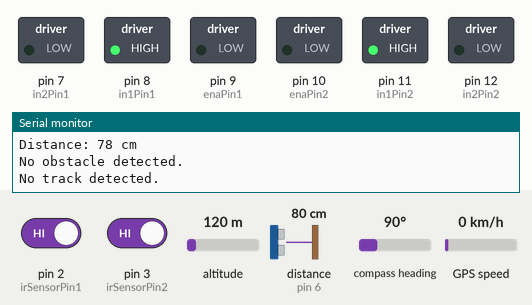
Simulated run of this sketch. Board: Arduino Uno, built with avr-gcc and run on an emulated ATmega328P. On the bench: switched loads named in the sketch (green lamp = pin HIGH), the last lines printed to the serial monitor. Wiring (inferred from the names in the program): ultrasonic range finder: trigger pin 13; echo pin 6. Inputs (shaded band) come from the test bench; at power-on: distance to the obstacle (sensor on pin 6) 80 cm, pin 2 (irSensorPin1) HIGH, pin 3 (irSensorPin2) HIGH, altitude 120 m, compass heading 90°, GPS speed 0 km/h. The echo pulse lasts 58.3 µs per cm; the GPS gets a fix after 3 s at 37.7749, -122.4194 with 8 satellites; pins used as bus, display or sensor lines are not drawn.

Above: at 18.0 s.
18.1 s: distance to the obstacle (sensor on pin 6) set to 2 cm
At 20.3 s:
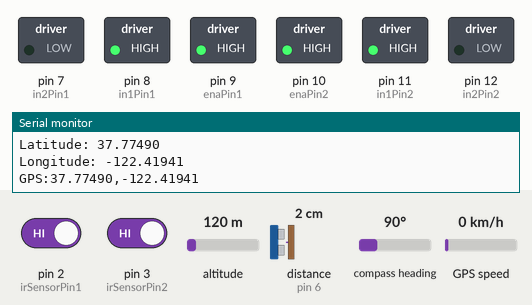
33.9 s: pin 2 (irSensorPin1) driven LOW
Timing chart, 0 to 43.7 s (numbered marks = the images above; inputs shaded):
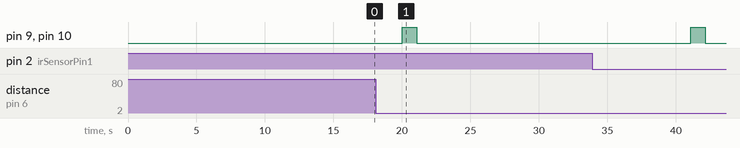

The sketch:

ESP32_MAIL.ino
```cpp
#include <TinyGPS++.h>
#include <SoftwareSerial.h>

// Motor driver pins for Motor 1
const int enaPin1 = 9;
const int in1Pin1 = 8;
const int in2Pin1 = 7;

// Motor driver pins for Motor 2
const int enaPin2 = 10;
const int in1Pin2 = 11;
const int in2Pin2 = 12;

// Ultrasonic sensor pins
const int trigPin = 13;
const int echoPin = 6;

// IR sensor pins
const int irSensorPin1 = 2;
const int irSensorPin2 = 3;

// GPS pins
const int esp32RxPin = 4; // RX pin of ESP32 connected to pin 4 of Arduino
const int esp32TxPin = 5; // TX pin of ESP32 connected to pin 5 of Arduino

TinyGPSPlus gps;
SoftwareSerial esp32Serial(esp32RxPin, esp32TxPin); // RX, TX pins for the ESP32 device

long duration;
int distance;

bool obstacleDetected = false;

void setup() {
  Serial.begin(9600);
  esp32Serial.begin(9600);

  pinMode(enaPin1, OUTPUT);
  pinMode(in1Pin1, OUTPUT);
  pinMode(in2Pin1, OUTPUT);
  pinMode(enaPin2, OUTPUT);
  pinMode(in1Pin2, OUTPUT);
  pinMode(in2Pin2, OUTPUT);
  pinMode(trigPin, OUTPUT);
  pinMode(echoPin, INPUT);
  pinMode(irSensorPin1, INPUT);
  pinMode(irSensorPin2, INPUT);

  // Start both motors in forward motion
  startMotor(enaPin1, in1Pin1, in2Pin1);
  startMotor(enaPin2, in1Pin2, in2Pin2);
}

void loop() {
  // Trigger ultrasonic sensor
  digitalWrite(trigPin, LOW);
  delayMicroseconds(2);
  digitalWrite(trigPin, HIGH);
  delayMicroseconds(10);
  digitalWrite(trigPin, LOW);

  // Measure duration of the pulse
  duration = pulseIn(echoPin, HIGH);

  // Calculate distance in centimeters
  distance = (duration * 0.034) / 2;

  // Print distance
  Serial.print("Distance: ");
  Serial.print(distance);
  Serial.println(" cm");

  // Check for obstacle using ultrasonic sensor
  if (distance < 20) { // Adjust this threshold according to your requirement
    Serial.println("Obstacle detected!");
    // Stop both motors
    stopMotor(enaPin1);
    stopMotor(enaPin2);
    obstacleDetected = true;
  } else {
    Serial.println("No obstacle detected.");
    if (obstacleDetected) {
      // Wait for a minute
      delay(20000);
      // Resume forward motion for both motors
      startMotor(enaPin1, in1Pin1, in2Pin1);
      startMotor(enaPin2, in1Pin2, in2Pin2);
      obstacleDetected = false;
    }
  }

  // Read digital input from IR sensors
  int irSensorState1 = digitalRead(irSensorPin1);
  int irSensorState2 = digitalRead(irSensorPin2);

  // Check for track using IR sensors
  if (irSensorState1 == LOW || irSensorState2 == LOW) {
    Serial.println("Track detected!");
    // Motors are already running in forward motion, no need to do anything
  } else {
    Serial.println("No track detected.");
    // Stop both motors
    stopMotor(enaPin1);
    stopMotor(enaPin2);
    // Wait for a minute
    delay(20000);
    // Resume forward motion for both motors
    startMotor(enaPin1, in1Pin1, in2Pin1);
    startMotor(enaPin2, in1Pin2, in2Pin2);
  }

  // GPS reading
  float latitude = 0.0;
  float longitude = 0.0;
  while (esp32Serial.available() > 0) {
    if (gps.encode(esp32Serial.read())) {
      if (gps.location.isValid()) {
        latitude = gps.location.lat();
        longitude = gps.location.lng();
        Serial.print("Latitude: ");
        Serial.println(latitude, 5);
        Serial.print("Longitude: ");
        Serial.println(longitude, 5);
      }
    }
  }

  // Send GPS data to ESP32 through serial communication
  Serial.print("GPS:");
  Serial.print(latitude, 5);
  Serial.print(",");
  Serial.println(longitude, 5);

  delay(1000); // Delay between measurements
}

void startMotor(int enaPin, int in1Pin, int in2Pin) {
  // Set motor direction for forward motion
  digitalWrite(in1Pin, HIGH);
  digitalWrite(in2Pin, LOW);
  // Set motor speed
  analogWrite(enaPin, 255); // Full speed
}

void stopMotor(int enaPin) {
  // Set motor speed to 0 to stop
  analogWrite(enaPin, 0);
}
```
